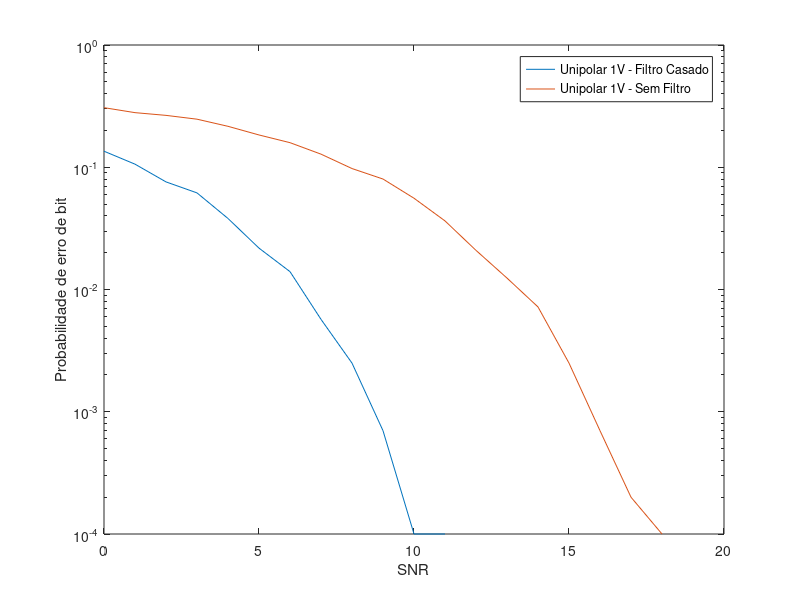

The MATLAB source for this figure:
clear all;
close all;
clc;

% Transmissão utilizando sinalização NRZ unipolar
% com amplitude de 1V, com e sem filtro casado;


N = 5; %fator de super amostragem
A = 1; %amplitude 1v
limiar = A/2; %limiar 1
Rb = 1e4; %taxa de transmiss?o
Fs = N*Rb; %frequ?ncia de amostragem
passo = 1/Fs; %passo no tempo
t = [0 : passo : 1-passo]; %vetor no tempo
filtro_tx = ones(1,N); %filtro formatador
snr = 20; %definindo snr m?ximo

%sinal tx
info = randint(1, Rb);
info1 = A.*info;

%super amostragem dos sinais
infoup = upsample(info1,N);

%filtragem dos sinais no filtro formatador
sinal_tx = filter(filtro_tx, 1, infoup);

%filtro casado
filtro_rx = fliplr(filtro_tx);

for i = 0 : snr
    
    %inserindo ruidos
    sinal_rx = awgn(sinal_tx, i);
    
    %filtrando o sinal
    sinal_rx_FC = filter(filtro_rx, 1, sinal_rx)/N;
    
    %sinal detectado
    sinal_rx_dec_FC = sinal_rx_FC(N : N : end);
    sinal_rx_dec = sinal_rx(N/2 : N : end);
    
    %erros
    info_est_rx_FC = sinal_rx_dec_FC > limiar;
    info_est_rx = sinal_rx_dec > limiar;
    
    %Pb
    Pb_FC(i+1) = sum(xor(info, info_est_rx_FC))/length(info);
    Pb(i+1) = sum(xor(info, info_est_rx))/length(info);
    
end

% figure(1)
% subplot(211)
% freqz(filtro_tx)
% figure(2)
% freqz(filtro_rx)

%plotando Pb vs SNR
figure(1)
semilogy([0:snr], Pb_FC);
hold on;
semilogy([0:snr], Pb);
xlabel('SNR');
ylabel('Probabilidade de erro de bit')
legend('Unipolar 1V - Filtro Casado', 'Unipolar 1V - Sem Filtro');